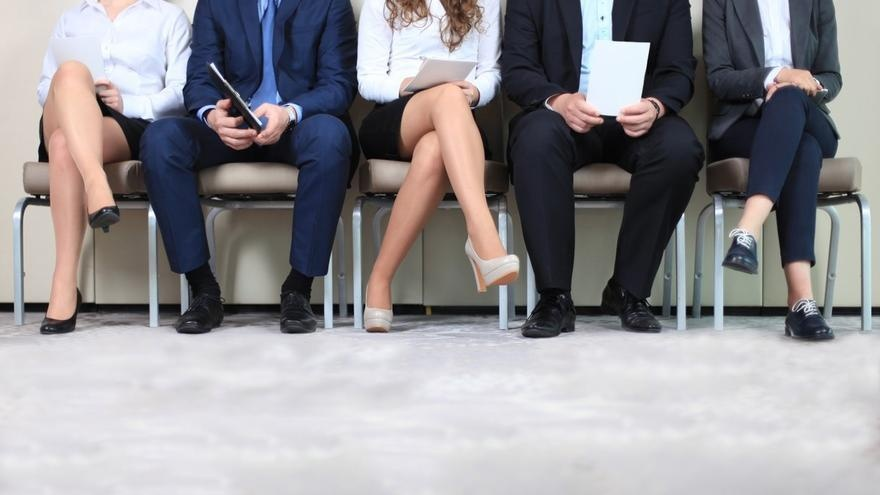
#> input picture image.jpg, 880 x 495 px
$ python main.py
#> lines starting #> are read from the running program, lines starting #| are printed output that depends on the picture
# Photomosaic

import argparse
from PIL import Image

def openImage(path) -> Image.Image:
    return Image.open(path)

def saveImage(image: Image.Image, path: str) -> None:
    image.save(path)

def createMosaic(originalImage: Image.Image, datasetPath: str, crops: list) -> Image.Image:
    return Image.new("RGB", originalImage.size, color="white")

def getAverageColor(image: Image.Image) -> tuple:
    histogram = image.histogram()
    r = histogram[0:256]
    g = histogram[256:512]
    b = histogram[512:768]
    pixels = image.size[0] * image.size[1]
    avgR = sum(i * r[i] for i in range(256)) // pixels
    avgG = sum(i * g[i] for i in range(256)) // pixels
    avgB = sum(i * b[i] for i in range(256)) // pixels
    return (avgR, avgG, avgB)

def cropImage(image: Image.Image, cropSize: tuple) -> list:
    crops: list = []
    imageWidth, imageHeight = image.size
    cropWidth, cropHeight = cropSize
    for y in range(0, imageHeight, cropHeight):
        for x in range(0, imageWidth, cropWidth):
            box = (x, y, x + cropWidth, y + cropHeight)
            crops.append(image.crop(box))
    return crops

def imageInfo(image: Image.Image, id: str = "", imagePath: str = "", dataUsed: int = 0) -> None:
    print("Image Info:")
    if id != "":
        print(" - ID: {0}".format(id))
    print(" - Format: {0}".format(image.format))
    print(" - Mode: {0}".format(image.mode))
    print(" - Size: {0}".format(image.size))
    print(" - Average Color: {0}".format(getAverageColor(image)))
    if imagePath != "":
        print(" - Path: {0}".format(imagePath))
    if dataUsed != 0:
        print(" - Total images used: {0}".format(dataUsed))

def main(originalImagePath: str,
         datasetPath: str,
         datasetSummaryPath: str,
         canRepeat: bool,
         numDivisions: int ) -> int:

#> called with originalImagePath = 'image.jpg', datasetPath = './data', datasetSummaryPath = './data_summary.txt', canRepeat = False, numDivisions = 10
    print("Hello, World!")
    print("Photomosaic")

    originalImage: Image.Image = openImage(originalImagePath)
#> in openImage, returned value is the input picture: PIL image 880x495 RGB; mean R, G, B 148.1, 145.9, 149.4

    imageWidth, imageHeight = originalImage.size
#> imageWidth = 880; imageHeight = 495
    print(f"Image size: {imageWidth}x{imageHeight}")
#| Image size: 880x495

    cropSize: tuple = (imageWidth // numDivisions, imageHeight // numDivisions)
#> cropSize = (88, 49)
    print(f"Crop size: {cropSize}")
#| Crop size: (88, 49)
    crop: list = cropImage(originalImage, cropSize)
#> after the loop in cropImage, `for y in range(0, imageHeight, cropHeight):`: crops = 110 items
#> crop = 110 items

    print("First 5 crops:")
    for i in range(5):
        imageInfo(crop[i], id="Crop {0}".format(i))
        crop[i].show()
        input("Press Enter to continue...")
#> this loop made 5 passes
#|  - Average Color: (226, 223, 225)
#|  - Average Color: (236, 237, 246)
#|  - Average Color: (74, 86, 117)
#|  - Average Color: (40, 55, 91)
#|  - Average Color: (202, 200, 204)
#> pass 1, in main, `crop[i].show()`:
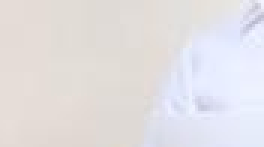
#> shown: PIL image 88x49 RGB (shown 3 times larger); mean R, G, B 226.7, 223.7, 225.9
#> pass 2, in main, `crop[i].show()`:
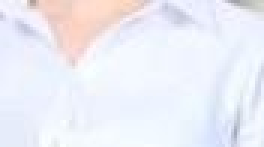
#> shown: PIL image 88x49 RGB (shown 3 times larger); mean R, G, B 237, 237.9, 246.2

    imageInfo(originalImage, id="Original Image", imagePath=originalImagePath)
#|  - Format: JPEG
#|  - Mode: RGB
#|  - Size: (880, 495)
#|  - Average Color: (148, 145, 149)
    originalImage.show()

    print("Creating new image...")
    mosaicImage: Image.Image = createMosaic(originalImage, datasetPath, crop)
#> mosaicImage: PIL image 880x495 RGB; every value is 255
    saveImage(mosaicImage, "output.jpg")

    imageInfo(mosaicImage, id="Mosaic Image", imagePath="output.jpg", dataUsed=len(crop))
#|  - Format: None
#|  - Mode: RGB
#|  - Size: (880, 495)
#|  - Average Color: (255, 255, 255)
    mosaicImage.show()

    print("Done.")
    input("Press Enter to end...")

    return 0

if __name__ == "__main__":
    parser = argparse.ArgumentParser(description="Photomosaic")
    parser.add_argument("photoPath", default="image.jpg", action="store", nargs='?',
                            type=str, help="Path to the photo to be converted to a photomosaic")
    parser.add_argument("datasetPath", default="./data", action="store", nargs='?',
                            type=str, help="Path to the dataset of images")
    parser.add_argument("datasetSummaryPath", default="./data_summary.txt", action="store",  nargs='?',
                            type=str, help="Path to the dataset summary file")
    parser.add_argument("canRepeat", default=False, action="store", nargs='?',
                            type=bool, help="Whether or not images can be repeated in the photomosaic (default: False)")
    parser.add_argument("numDivisions", default=10, action="store", nargs='?',
                            type=int, help="Number of divisions to split the image into (default: 10)")

    # options
    parser.add_argument("-v",  "--verbose", dest="verbose", action="store_true", help="Increase output verbosity")
    parser.add_argument("-r", "--canRepeat", dest="repeat", action="store_true", help="Allow images to be repeated in the photomosaic")

    args = parser.parse_args()

    if args.repeat:
        print("Images can be repeated in the photomosaic")
        args.canRepeat = True

    if args.verbose:
        print("Verbose mode activated")

    # DEBUG ARGS
    print(args)

    ret: int = main(
        originalImagePath=args.photoPath,
        datasetPath=args.datasetPath,
        datasetSummaryPath=args.datasetSummaryPath,
        canRepeat=args.canRepeat,
        numDivisions=args.numDivisions,
    )

    exit(ret)
#> (the program exits here)
